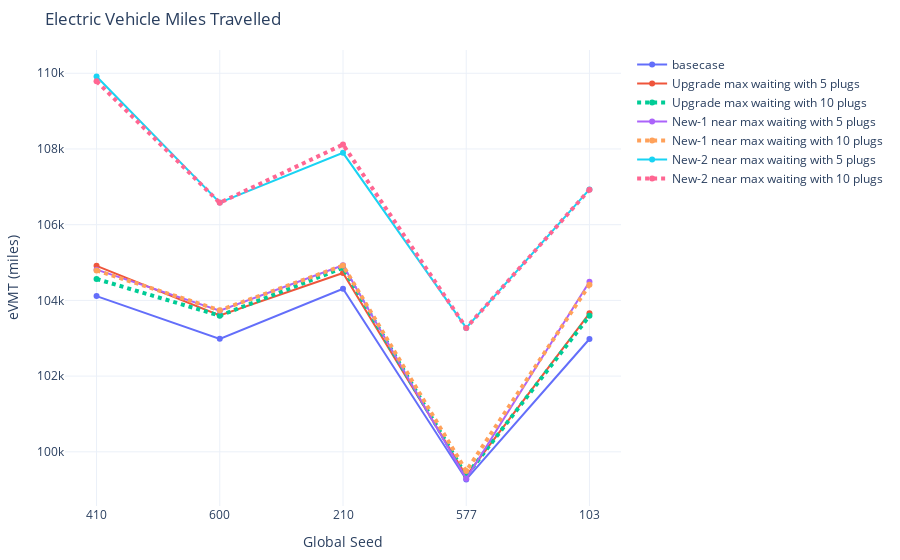

Notebook code cell kept with this figure:
### Markdown cell above
## 5.2 eVMT

### Code cell
# evmt
fig = go.Figure()
fig.add_trace(go.Scatter(x=seeds, y=count_stats[(500 <= count_stats['analysis_id']) & (count_stats['analysis_id']<= 504)].sort_values('analysis_id')['evmt'],
                    mode='lines+markers',
                    name='basecase'))
fig.add_trace(go.Scatter(x=seeds, y=count_stats[(506 <= count_stats['analysis_id']) & (count_stats['analysis_id']<= 510)].sort_values('analysis_id')['evmt'],
                    mode='lines+markers',
                    name='Upgrade max waiting with 5 plugs'))
fig.add_trace(go.Scatter(x=seeds, y=count_stats[(511 <= count_stats['analysis_id']) & (count_stats['analysis_id']<= 515)].sort_values('analysis_id')['evmt'],
                    mode='lines+markers',
                    name='Upgrade max waiting with 10 plugs', line=dict(width=4, dash='dot')))
fig.add_trace(go.Scatter(x=seeds, y=count_stats[(516 <= count_stats['analysis_id']) & (count_stats['analysis_id']<= 520)].sort_values('analysis_id')['evmt'],
                    mode='lines+markers',
                    name='New-1 near max waiting with 5 plugs'))
fig.add_trace(go.Scatter(x=seeds, y=count_stats[(521 <= count_stats['analysis_id']) & (count_stats['analysis_id']<= 525)].sort_values('analysis_id')['evmt'],
                    mode='lines+markers',
                    name='New-1 near max waiting with 10 plugs', line=dict(width=4, dash='dot')))
fig.add_trace(go.Scatter(x=seeds, y=count_stats[(526 <= count_stats['analysis_id']) & (count_stats['analysis_id']<= 530)].sort_values('analysis_id')['evmt'],
                    mode='lines+markers',
                    name='New-2 near max waiting with 5 plugs'))
fig.add_trace(go.Scatter(x=seeds, y=count_stats[(531 <= count_stats['analysis_id']) & (count_stats['analysis_id']<= 535)].sort_values('analysis_id')['evmt'],
                    mode='lines+markers',
                    name='New-2 near max waiting with 10 plugs', line=dict(width=4, dash='dot')))
fig.update_xaxes(type='category')
fig.update_layout(margin=dict(l=20, r=20, t=50, b=20), uniformtext_minsize=8, uniformtext_mode='hide', template='plotly_white', title="Electric Vehicle Miles Travelled",
        yaxis_title="eVMT (miles)", 
        xaxis_title="Global Seed")
fig.show()

### Figure 1 — Plotly figure (JSON) as saved in the notebook; plotly's stock layout.template omitted (floating-point values rounded to 4 significant figures)
{"data": [{"mode": "lines+markers", "name": "basecase", "type": "scatter", "x": ["410", "600", "210", "577", "103"], "y": [104113, 102984, 104307, 99270, 102981]}, {"mode": "lines+markers", "name": "Upgrade max waiting with 5 plugs", "type": "scatter", "x": ["410", "600", "210", "577", "103"], "y": [104912, 103605, 104724, 99364, 103658]}, {"line": {"dash": "dot", "width": 4}, "mode": "lines+markers", "name": "Upgrade max waiting with 10 plugs", "type": "scatter", "x": ["410", "600", "210", "577", "103"], "y": [104567, 103596, 104862, 99368, 103592]}, {"mode": "lines+markers", "name": "New-1 near max waiting with 5 plugs", "type": "scatter", "x": ["410", "600", "210", "577", "103"], "y": [104812, 103729, 104928, 99290, 104492]}, {"line": {"dash": "dot", "width": 4}, "mode": "lines+markers", "name": "New-1 near max waiting with 10 plugs", "type": "scatter", "x": ["410", "600", "210", "577", "103"], "y": [104792, 103739, 104921, 99491, 104410]}, {"mode": "lines+markers", "name": "New-2 near max waiting with 5 plugs", "type": "scatter", "x": ["410", "600", "210", "577", "103"], "y": [109913, 106583, 107898, 103274, 106932]}, {"line": {"dash": "dot", "width": 4}, "mode": "lines+markers", "name": "New-2 near max waiting with 10 plugs", "type": "scatter", "x": ["410", "600", "210", "577", "103"], "y": [109790, 106578, 108116, 103273, 106924]}], "layout": {"autosize": true, "margin": {"b": 20, "l": 20, "r": 20, "t": 50}, "title": {"text": "Electric Vehicle Miles Travelled"}, "uniformtext": {"minsize": 8, "mode": "hide"}, "xaxis": {"autorange": true, "range": [-0.2468, 4.247], "title": {"text": "Global Seed"}, "type": "category"}, "yaxis": {"autorange": true, "range": [98530.0, 110700.0], "title": {"text": "eVMT (miles)"}, "type": "linear"}}}
